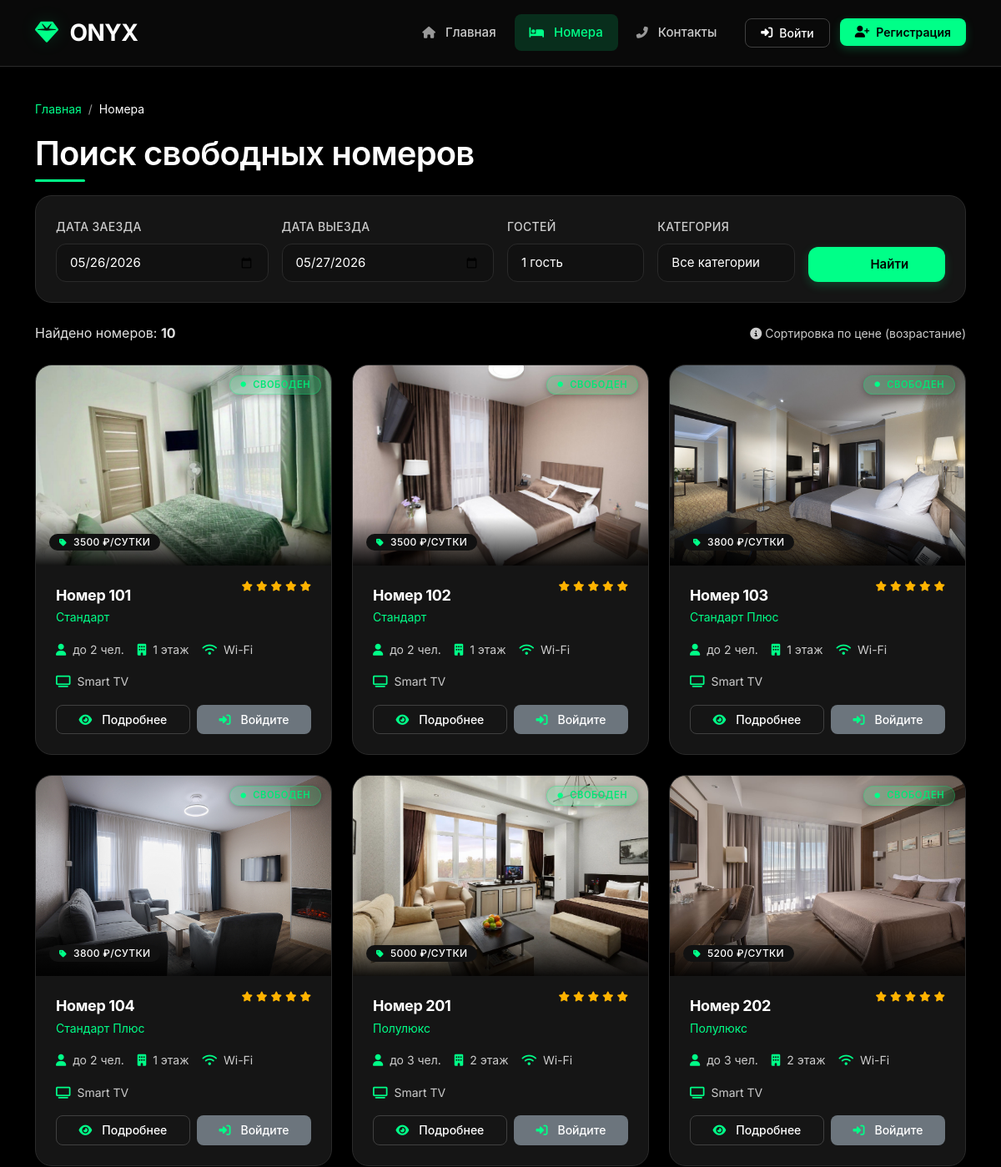
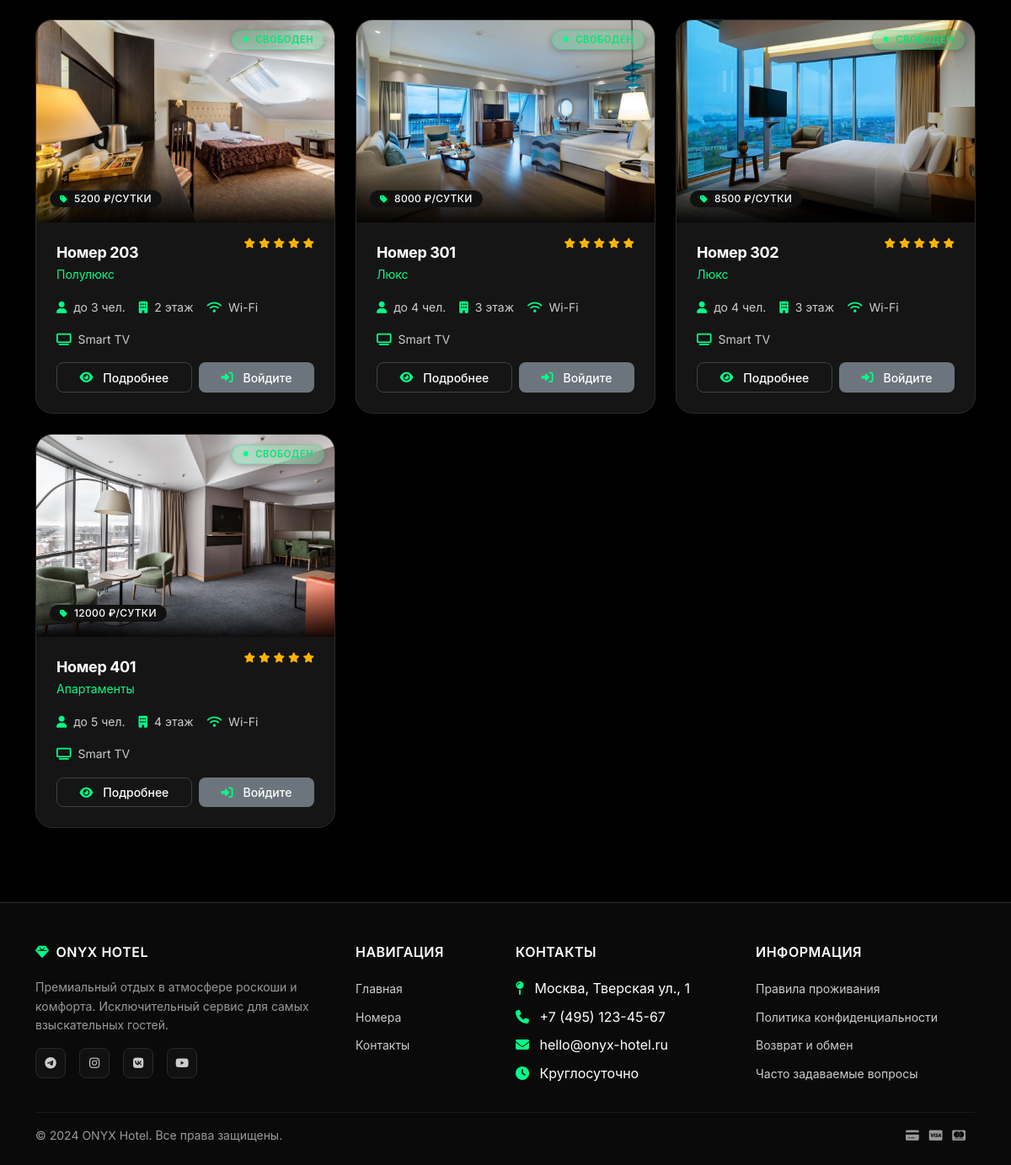
Screenshot of /search with the database file from the repository (2 pictures, top to bottom).
### tables this page shows
CREATE TABLE Номера (
        Код INTEGER PRIMARY KEY AUTOINCREMENT,
        ID_Номера TEXT UNIQUE NOT NULL,
        Номер_Комнаты TEXT NOT NULL UNIQUE,
        Категория TEXT NOT NULL,
        Вместимость INTEGER NOT NULL,
        Цена_за_сутки REAL NOT NULL,
        Статус TEXT DEFAULT 'Свободен',
        Этаж INTEGER,
        Изображение TEXT DEFAULT 'default-room.jpg'
    );

### app.py (the view, shortened to what this page needs)
@app.route('/search')
def search_rooms():
    try:
        sync_room_statuses()
        check_in = request.args.get('check_in', '')
        check_out = request.args.get('check_out', '')
        guests = request.args.get('guests', 1, type=int)
        category = request.args.get('category', '')
        conn = get_db()
        cursor = conn.cursor()
        query = """
            SELECT * FROM Номера
            WHERE Вместимость >= ?
            AND Статус = 'Свободен'
        """
        params = [guests]
        if category:
            query += " AND Категория = ?"
            params.append(category)
        query += " ORDER BY Цена_за_сутки"
        cursor.execute(query, params)
        rooms = cursor.fetchall()
        cursor.execute("SELECT DISTINCT Категория FROM Номера ORDER BY Категория")
        categories = [row['Категория'] for row in cursor.fetchall()]
        conn.close()
        return render_template('rooms.html', rooms=rooms, categories=categories,
                               check_in=check_in, check_out=check_out,
                               guests=guests, selected_category=category)
    except Exception as e:
        flash(f'Ошибка при поиске: {str(e)}', 'danger')
        return redirect(url_for('index'))

### templates/rooms.html (shortened to what this page needs)
{% extends "base.html" %}
{% block content %}
<div class="container py-4">
    <nav aria-label="breadcrumb">
        <ol class="breadcrumb">
            <li class="breadcrumb-item"><a href="{{ url_for('index') }}">Главная</a></li>
            <li class="breadcrumb-item active text-white">Номера</li>
        </ol>
    </nav>
    <h2 class="mb-4">Поиск свободных номеров</h2>
    <div class="card mb-4">
        <div class="card-body">
            <form action="{{ url_for('search_rooms') }}" method="GET">
                <div class="row g-3">
                    <div class="col-md-3">
                        <label class="form-label">Дата заезда</label>
                        <input type="date" name="check_in" class="form-control"
                               value="{{ check_in }}" min="{{ now.strftime('%Y-%m-%d') }}">
                    </div>
                    <div class="col-md-3">
                        <label class="form-label">Дата выезда</label>
                        <input type="date" name="check_out" class="form-control"
                               value="{{ check_out }}" min="{{ now.strftime('%Y-%m-%d') }}">
                    </div>
                    <div class="col-md-2">
                        <label class="form-label">Гостей</label>
                        <select name="guests" class="form-select">
                            {% for i in range(1, 6) %}
                            <option value="{{ i }}" {% if guests == i %}selected{% endif %}>
                                {{ i }} {% if i == 1 %}гость{% elif i < 5 %}гостя{% else %}гостей{% endif %}
                            </option>
                            {% endfor %}
                        </select>
                    </div>
                    <div class="col-md-2">
                        <label class="form-label">Категория</label>
                        <select name="category" class="form-select">
                            <option value="">Все категории</option>
                        </select>
                    </div>
                    <div class="col-md-2 d-flex align-items-end">
                        <button type="submit" class="btn btn-primary w-100">
                            <i class="fas fa-search me-2"></i>Найти
                        </button>
                    </div>
                </div>
            </form>
        </div>
    </div>
    {% if rooms %}
        <div class="d-flex justify-content-between align-items-center mb-4">
            <p class="mb-0">Найдено номеров: <strong>{{ rooms|length }}</strong></p>
            <div class="text-muted small">
                <i class="fas fa-info-circle me-1"></i>Сортировка по цене (возрастание)
            </div>
        </div>
        <div class="row g-4">
            {% for room in rooms %}
            <div class="col-md-6 col-lg-4">
                <div class="card h-100 room-card">
                    <div class="position-relative overflow-hidden" style="height: 240px;">
                        <span class="status-badge badge bg-success bg-opacity-10 text-success">
                            <i class="fas fa-circle me-1" style="font-size: 0.4rem;"></i>
                            Свободен
                        </span>
                        <img src="{{ get_room_image(room['Номер_Комнаты']) }}"
                             class="card-img-top"
                             alt="Номер {{ room['Номер_Комнаты'] }}"
                             style="height: 240px; width: 100%; object-fit: cover;"
                             onerror="this.src='{{ url_for('static', filename='images/rooms/default.jpg') }}'">
                        <div class="position-absolute bottom-0 start-0 w-100 p-3"
                             style="background: linear-gradient(to top, rgba(0,0,0,0.9), transparent);">
                            <span class="badge bg-dark bg-opacity-90 text-white">
                                <i class="fas fa-tag me-1 text-primary"></i>{{ "%.0f"|format(room['Цена_за_сутки']) }} ₽/сутки
                            </span>
                        </div>
                    </div>
                    <div class="card-body">
                        <div class="d-flex justify-content-between align-items-start mb-3">
                            <div>
                                <h5 class="fw-bold mb-1 text-white">Номер {{ room['Номер_Комнаты'] }}</h5>
                                <p class="text-primary small mb-0">{{ room['Категория'] }}</p>
                            </div>
                            <div class="text-end">
                                <div class="d-flex align-items-center gap-1">
                                    <i class="fas fa-star text-warning fa-xs"></i>
                                    <i class="fas fa-star text-warning fa-xs"></i>
                                    <i class="fas fa-star text-warning fa-xs"></i>
                                    <i class="fas fa-star text-warning fa-xs"></i>
                                    <i class="fas fa-star text-warning fa-xs"></i>
                                </div>
                            </div>
                        </div>
                        <div class="d-flex flex-wrap gap-3 mb-3">
                            <span class="text-light small">
                                <i class="fas fa-user me-1 text-primary"></i> до {{ room['Вместимость'] }} чел.
                            </span>
                            <span class="text-light small">
                                <i class="fas fa-building me-1 text-primary"></i> {{ room['Этаж'] }} этаж
                            </span>
                            <span class="text-light small">
                                <i class="fas fa-wifi me-1 text-primary"></i> Wi-Fi
                            </span>
                            <span class="text-light small">
                                <i class="fas fa-tv me-1 text-primary"></i> Smart TV
                            </span>
                        </div>
                        <div class="d-flex gap-2 mt-auto">
                            <a href="{{ url_for('room_detail', room_id=room['ID_Номера']) }}"
                               class="btn btn-outline-primary btn-sm flex-grow-1">
                                <i class="fas fa-eye me-1"></i> Подробнее
                            </a>
                            {% if session.client_id %}
                                {% if check_in and check_out %}
                                <a href="{{ url_for('create_booking', room_id=room['ID_Номера'],
                                        check_in=check_in, check_out=check_out, guests=guests) }}"
                                   class="btn btn-primary btn-sm flex-grow-1">
                                    <i class="fas fa-calendar-check me-1"></i> Забронировать
                                </a>
                                {% else %}
                                <a href="{{ url_for('create_booking', room_id=room['ID_Номера']) }}"
                                   class="btn btn-primary btn-sm flex-grow-1">
                                    <i class="fas fa-calendar-check me-1"></i> Забронировать
                                </a>
                                {% endif %}
                            {% else %}
                            <a href="{{ url_for('login') }}" class="btn btn-secondary btn-sm flex-grow-1">
                                <i class="fas fa-sign-in-alt me-1"></i> Войдите
                            </a>
                            {% endif %}
                        </div>
                    </div>
                </div>
            </div>
            {% endfor %}
        </div>
    {% endif %}
</div>
{% endblock %}

### rows the page displays
Номера: shows a picture, Цена_за_сутки "3500", Номер_Комнаты "101", Категория "Стандарт", Вместимость "2", Этаж "1"
Номера: shows a picture, Цена_за_сутки "3500", Номер_Комнаты "102", Категория "Стандарт", Вместимость "2", Этаж "1"
Номера: shows a picture, Цена_за_сутки "3800", Номер_Комнаты "103", Категория "Стандарт Плюс", Вместимость "2", Этаж "1"
Номера: shows a picture, Цена_за_сутки "3800", Номер_Комнаты "104", Категория "Стандарт Плюс", Вместимость "2", Этаж "1"
Номера: shows a picture, Цена_за_сутки "5000", Номер_Комнаты "201", Категория "Полулюкс", Вместимость "3", Этаж "2"
Номера: shows a picture, Цена_за_сутки "5200", Номер_Комнаты "202", Категория "Полулюкс", Вместимость "3", Этаж "2"
Номера: shows a picture, Цена_за_сутки "5200", Номер_Комнаты "203", Категория "Полулюкс", Вместимость "3", Этаж "2"
Номера: shows a picture, Цена_за_сутки "8000", Номер_Комнаты "301", Категория "Люкс", Вместимость "4", Этаж "3"
Номера: shows a picture, Цена_за_сутки "8500", Номер_Комнаты "302", Категория "Люкс", Вместимость "4", Этаж "3"
Номера: shows a picture, Цена_за_сутки "12000", Номер_Комнаты "401", Категория "Апартаменты", Вместимость "5", Этаж "4"

### other values shown
{{ rooms|length }} "10"
form field guests "1 гость"
